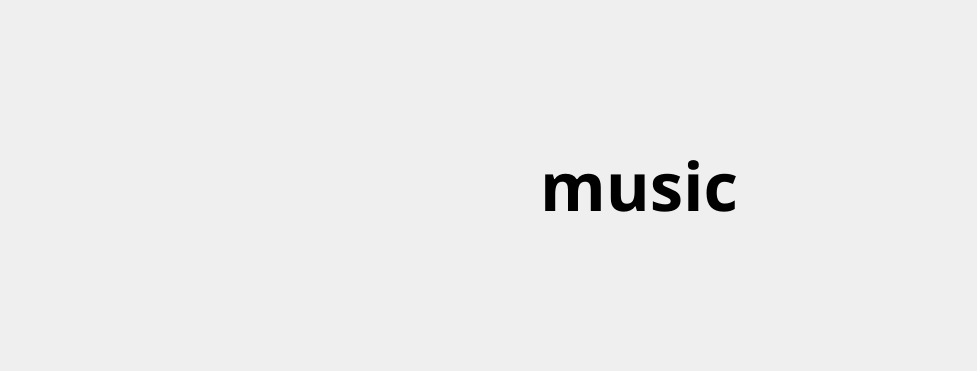
<?xml version="1.0" encoding="UTF-8"?>
<ui version="4.0">
 <class>InitPlayer</class>
 <widget class="QWidget" name="InitPlayer">
  <property name="geometry">
   <rect>
    <x>0</x>
    <y>0</y>
    <width>977</width>
    <height>371</height>
   </rect>
  </property>
  <property name="windowTitle">
   <string>Form</string>
  </property>
  <property name="styleSheet">
   <string notr="true"/>
  </property>
  <layout class="QGridLayout" name="gridLayout">
   <property name="leftMargin">
    <number>0</number>
   </property>
   <property name="topMargin">
    <number>0</number>
   </property>
   <property name="rightMargin">
    <number>0</number>
   </property>
   <property name="bottomMargin">
    <number>0</number>
   </property>
   <property name="spacing">
    <number>0</number>
   </property>
   <item row="0" column="0">
    <widget class="QFrame" name="StartMaskFrame">
     <property name="layoutDirection">
      <enum>Qt::LayoutDirection::LeftToRight</enum>
     </property>
     <property name="autoFillBackground">
      <bool>false</bool>
     </property>
     <property name="frameShape">
      <enum>QFrame::Shape::NoFrame</enum>
     </property>
     <property name="frameShadow">
      <enum>QFrame::Shadow::Plain</enum>
     </property>
     <property name="lineWidth">
      <number>0</number>
     </property>
     <layout class="QGridLayout" name="gridLayout_2" rowstretch="0" columnstretch="1,0,0,1" columnminimumwidth="0,0,0,0">
      <property name="leftMargin">
       <number>0</number>
      </property>
      <property name="topMargin">
       <number>0</number>
      </property>
      <property name="rightMargin">
       <number>0</number>
      </property>
      <property name="bottomMargin">
       <number>0</number>
      </property>
      <property name="horizontalSpacing">
       <number>100</number>
      </property>
      <property name="verticalSpacing">
       <number>0</number>
      </property>
      <item row="0" column="1">
       <widget class="QLabel" name="logo">
        <property name="minimumSize">
         <size>
          <width>200</width>
          <height>200</height>
         </size>
        </property>
        <property name="maximumSize">
         <size>
          <width>200</width>
          <height>200</height>
         </size>
        </property>
        <property name="styleSheet">
         <string notr="true">QLabel#logo{
	image: url(:/Icon/res/logo.svg);
}</string>
        </property>
        <property name="text">
         <string/>
        </property>
       </widget>
      </item>
      <item row="0" column="0">
       <spacer name="horizontalSpacer">
        <property name="orientation">
         <enum>Qt::Orientation::Horizontal</enum>
        </property>
        <property name="sizeType">
         <enum>QSizePolicy::Policy::Preferred</enum>
        </property>
        <property name="sizeHint" stdset="0">
         <size>
          <width>40</width>
          <height>20</height>
         </size>
        </property>
       </spacer>
      </item>
      <item row="0" column="2">
       <widget class="QLabel" name="title">
        <property name="minimumSize">
         <size>
          <width>0</width>
          <height>100</height>
         </size>
        </property>
        <property name="maximumSize">
         <size>
          <width>16777215</width>
          <height>100</height>
         </size>
        </property>
        <property name="font">
         <font>
          <family>Dubai</family>
          <pointsize>50</pointsize>
          <bold>true</bold>
         </font>
        </property>
        <property name="text">
         <string>music</string>
        </property>
       </widget>
      </item>
      <item row="0" column="3">
       <spacer name="horizontalSpacer_2">
        <property name="orientation">
         <enum>Qt::Orientation::Horizontal</enum>
        </property>
        <property name="sizeType">
         <enum>QSizePolicy::Policy::Preferred</enum>
        </property>
        <property name="sizeHint" stdset="0">
         <size>
          <width>40</width>
          <height>20</height>
         </size>
        </property>
       </spacer>
      </item>
     </layout>
    </widget>
   </item>
  </layout>
 </widget>
 <resources/>
 <connections/>
</ui>
